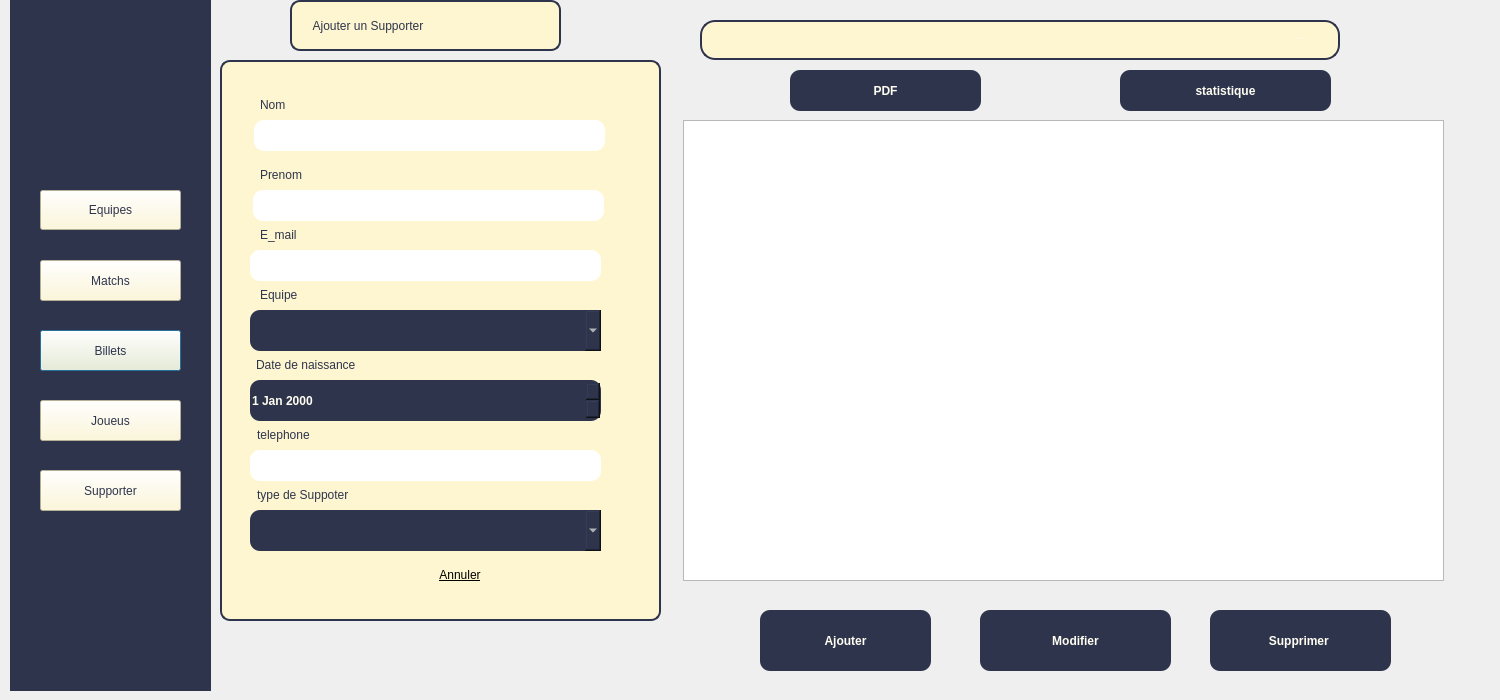
<?xml version="1.0" encoding="UTF-8"?>
<ui version="4.0">
 <class>pagesupp</class>
 <widget class="QDialog" name="pagesupp">
  <property name="geometry">
   <rect>
    <x>0</x>
    <y>0</y>
    <width>1500</width>
    <height>700</height>
   </rect>
  </property>
  <property name="windowTitle">
   <string>Dialog</string>
  </property>
  <widget class="QStackedWidget" name="stackedWidget">
   <property name="geometry">
    <rect>
     <x>10</x>
     <y>0</y>
     <width>1491</width>
     <height>711</height>
    </rect>
   </property>
   <property name="currentIndex">
    <number>0</number>
   </property>
   <widget class="QWidget" name="page">
    <widget class="QLabel" name="label">
     <property name="geometry">
      <rect>
       <x>0</x>
       <y>0</y>
       <width>201</width>
       <height>691</height>
      </rect>
     </property>
     <property name="styleSheet">
      <string notr="true">color: rgb(46, 52, 76);
background-color: rgb(46, 52, 76);</string>
     </property>
     <property name="text">
      <string>TextLabel</string>
     </property>
    </widget>
    <widget class="QPushButton" name="billets">
     <property name="geometry">
      <rect>
       <x>30</x>
       <y>330</y>
       <width>141</width>
       <height>41</height>
      </rect>
     </property>
     <property name="styleSheet">
      <string notr="true">color: rgb(46, 52, 76);
background-color: rgb(253, 246, 208);

font: 12pt &quot;Haettenschweiler&quot;;

</string>
     </property>
     <property name="text">
      <string>Billets</string>
     </property>
    </widget>
    <widget class="QPushButton" name="equipe">
     <property name="geometry">
      <rect>
       <x>30</x>
       <y>190</y>
       <width>141</width>
       <height>40</height>
      </rect>
     </property>
     <property name="styleSheet">
      <string notr="true">color: rgb(46, 52, 76);
background-color: rgb(253, 246, 208);

font: 12pt &quot;Haettenschweiler&quot;;

</string>
     </property>
     <property name="text">
      <string>Equipes</string>
     </property>
    </widget>
    <widget class="QPushButton" name="supporter">
     <property name="geometry">
      <rect>
       <x>30</x>
       <y>470</y>
       <width>141</width>
       <height>41</height>
      </rect>
     </property>
     <property name="styleSheet">
      <string notr="true">color: rgb(46, 52, 76);
background-color: rgb(253, 246, 208);

font: 12pt &quot;Haettenschweiler&quot;;

</string>
     </property>
     <property name="text">
      <string>Supporter</string>
     </property>
    </widget>
    <widget class="QPushButton" name="joueur">
     <property name="geometry">
      <rect>
       <x>30</x>
       <y>400</y>
       <width>141</width>
       <height>41</height>
      </rect>
     </property>
     <property name="styleSheet">
      <string notr="true">color: rgb(46, 52, 76);
background-color: rgb(253, 246, 208);

font: 12pt &quot;Haettenschweiler&quot;;

</string>
     </property>
     <property name="text">
      <string>Joueus</string>
     </property>
    </widget>
    <widget class="QPushButton" name="match">
     <property name="geometry">
      <rect>
       <x>30</x>
       <y>260</y>
       <width>141</width>
       <height>41</height>
      </rect>
     </property>
     <property name="styleSheet">
      <string notr="true">color: rgb(46, 52, 76);
background-color: rgb(253, 246, 208);

font: 12pt &quot;Haettenschweiler&quot;;

</string>
     </property>
     <property name="text">
      <string>Matchs</string>
     </property>
    </widget>
    <widget class="QLabel" name="label_3">
     <property name="geometry">
      <rect>
       <x>210</x>
       <y>60</y>
       <width>441</width>
       <height>561</height>
      </rect>
     </property>
     <property name="styleSheet">
      <string notr="true">QLabel {
    border-radius: 10px; /* Adjust the value for roundness */
   background-color: rgb(253, 246, 208); /* Optional background color */
}
QLabel {
    border: 2px solid #2E344C;  /* Border color */
    padding: 5px;               /* Optional: Adds space inside the label */
}
</string>
     </property>
     <property name="text">
      <string/>
     </property>
    </widget>
    <widget class="QLabel" name="label_4">
     <property name="geometry">
      <rect>
       <x>280</x>
       <y>0</y>
       <width>271</width>
       <height>51</height>
      </rect>
     </property>
     <property name="styleSheet">
      <string notr="true">QLabel {
    border-radius: 10px; /* Adjust the value for roundness */
   background-color: rgb(253, 246, 208); /* Optional background color */
font: 14pt &quot;Haettenschweiler&quot;;
color: rgb(46, 52, 76);
}
QLabel {
    border: 2px solid #2E344C;  /* Border color */
    padding: 5px;               /* Optional: Adds space inside the label */
}
</string>
     </property>
     <property name="text">
      <string>    Ajouter un Supporter</string>
     </property>
    </widget>
    <widget class="QLabel" name="label_5">
     <property name="geometry">
      <rect>
       <x>250</x>
       <y>90</y>
       <width>91</width>
       <height>30</height>
      </rect>
     </property>
     <property name="styleSheet">
      <string notr="true">color: rgb(46, 52, 76);
font: 14pt &quot;Haettenschweiler&quot;;</string>
     </property>
     <property name="text">
      <string>Nom </string>
     </property>
    </widget>
    <widget class="QLineEdit" name="lineEdit_Nom">
     <property name="geometry">
      <rect>
       <x>244</x>
       <y>120</y>
       <width>351</width>
       <height>31</height>
      </rect>
     </property>
     <property name="styleSheet">
      <string notr="true">border-radius: 10px;
border: none;
background-color: rgb(255, 255, 255);
border-color: rgb(46, 52, 68);

</string>
     </property>
    </widget>
    <widget class="QLabel" name="label_6">
     <property name="geometry">
      <rect>
       <x>250</x>
       <y>160</y>
       <width>91</width>
       <height>30</height>
      </rect>
     </property>
     <property name="styleSheet">
      <string notr="true">color: rgb(46, 52, 76);
font: 14pt &quot;Haettenschweiler&quot;;</string>
     </property>
     <property name="text">
      <string>Prenom</string>
     </property>
    </widget>
    <widget class="QLineEdit" name="lineEdit_prenom">
     <property name="geometry">
      <rect>
       <x>243</x>
       <y>190</y>
       <width>351</width>
       <height>31</height>
      </rect>
     </property>
     <property name="styleSheet">
      <string notr="true">border-radius: 10px;
border: none;
background-color: rgb(255, 255, 255);
border-color: rgb(46, 52, 68);

</string>
     </property>
    </widget>
    <widget class="QLabel" name="label_7">
     <property name="geometry">
      <rect>
       <x>250</x>
       <y>220</y>
       <width>91</width>
       <height>30</height>
      </rect>
     </property>
     <property name="styleSheet">
      <string notr="true">color: rgb(46, 52, 76);
font: 14pt &quot;Haettenschweiler&quot;;</string>
     </property>
     <property name="text">
      <string>E_mail</string>
     </property>
    </widget>
    <widget class="QLineEdit" name="lineEdit_mail">
     <property name="geometry">
      <rect>
       <x>240</x>
       <y>250</y>
       <width>351</width>
       <height>31</height>
      </rect>
     </property>
     <property name="styleSheet">
      <string notr="true">border-radius: 10px;
border: none;
background-color: rgb(255, 255, 255);
border-color: rgb(46, 52, 68);

</string>
     </property>
    </widget>
    <widget class="QLabel" name="label_8">
     <property name="geometry">
      <rect>
       <x>250</x>
       <y>280</y>
       <width>91</width>
       <height>30</height>
      </rect>
     </property>
     <property name="styleSheet">
      <string notr="true">color: rgb(46, 52, 76);
font: 14pt &quot;Haettenschweiler&quot;;</string>
     </property>
     <property name="text">
      <string>Equipe</string>
     </property>
    </widget>
    <widget class="QLabel" name="label_9">
     <property name="geometry">
      <rect>
       <x>246</x>
       <y>350</y>
       <width>191</width>
       <height>30</height>
      </rect>
     </property>
     <property name="styleSheet">
      <string notr="true">color: rgb(46, 52, 76);
font: 14pt &quot;Haettenschweiler&quot;;</string>
     </property>
     <property name="text">
      <string>Date de naissance</string>
     </property>
    </widget>
    <widget class="QComboBox" name="comboBox">
     <property name="geometry">
      <rect>
       <x>240</x>
       <y>310</y>
       <width>351</width>
       <height>41</height>
      </rect>
     </property>
     <property name="styleSheet">
      <string notr="true">background-color: rgb(46, 52, 76);
font: 12pt &quot;Haettenschweiler&quot;;
color: rgb(255, 254, 242);
 border-radius: 10px;
    border: none;
font-weight: bold;</string>
     </property>
    </widget>
    <widget class="QDateEdit" name="dateEdit">
     <property name="geometry">
      <rect>
       <x>240</x>
       <y>380</y>
       <width>351</width>
       <height>41</height>
      </rect>
     </property>
     <property name="styleSheet">
      <string notr="true">background-color: rgb(46, 52, 76);
font: 12pt &quot;Haettenschweiler&quot;;
color: rgb(255, 254, 242);
 border-radius: 10px;
    border: none;
font-weight: bold;</string>
     </property>
    </widget>
    <widget class="QLabel" name="label_10">
     <property name="geometry">
      <rect>
       <x>247</x>
       <y>420</y>
       <width>120</width>
       <height>30</height>
      </rect>
     </property>
     <property name="styleSheet">
      <string notr="true">color: rgb(46, 52, 76);
font: 14pt &quot;Haettenschweiler&quot;;</string>
     </property>
     <property name="text">
      <string>telephone</string>
     </property>
    </widget>
    <widget class="QLineEdit" name="lineEdit_Nom_4">
     <property name="geometry">
      <rect>
       <x>240</x>
       <y>450</y>
       <width>351</width>
       <height>31</height>
      </rect>
     </property>
     <property name="styleSheet">
      <string notr="true">border-radius: 10px;
border: none;
background-color: rgb(255, 255, 255);
border-color: rgb(46, 52, 68);

</string>
     </property>
    </widget>
    <widget class="QLabel" name="label_11">
     <property name="geometry">
      <rect>
       <x>247</x>
       <y>480</y>
       <width>181</width>
       <height>30</height>
      </rect>
     </property>
     <property name="styleSheet">
      <string notr="true">color: rgb(46, 52, 76);
font: 14pt &quot;Haettenschweiler&quot;;</string>
     </property>
     <property name="text">
      <string>type de Suppoter</string>
     </property>
    </widget>
    <widget class="QComboBox" name="comboBox_2">
     <property name="geometry">
      <rect>
       <x>240</x>
       <y>510</y>
       <width>351</width>
       <height>41</height>
      </rect>
     </property>
     <property name="styleSheet">
      <string notr="true">background-color: rgb(46, 52, 76);
font: 12pt &quot;Haettenschweiler&quot;;
color: rgb(255, 254, 242);
 border-radius: 10px;
    border: none;
font-weight: bold;</string>
     </property>
    </widget>
    <widget class="QPushButton" name="ajouter">
     <property name="geometry">
      <rect>
       <x>750</x>
       <y>610</y>
       <width>171</width>
       <height>61</height>
      </rect>
     </property>
     <property name="styleSheet">
      <string notr="true">background-color: rgb(46, 52, 76);
font: 12pt &quot;Haettenschweiler&quot;;
color: rgb(255, 254, 242);
 border-radius: 10px;
    border: none;
font-weight: bold;</string>
     </property>
     <property name="text">
      <string>Ajouter</string>
     </property>
    </widget>
    <widget class="QPushButton" name="annuler">
     <property name="geometry">
      <rect>
       <x>410</x>
       <y>560</y>
       <width>80</width>
       <height>30</height>
      </rect>
     </property>
     <property name="font">
      <font>
       <underline>true</underline>
      </font>
     </property>
     <property name="styleSheet">
      <string notr="true">border:none;
qproperty-alignment: 'AlignCenter';</string>
     </property>
     <property name="text">
      <string>Annuler</string>
     </property>
    </widget>
    <widget class="QPlainTextEdit" name="recherche">
     <property name="geometry">
      <rect>
       <x>690</x>
       <y>20</y>
       <width>640</width>
       <height>40</height>
      </rect>
     </property>
     <property name="styleSheet">
      <string notr="true">border: 2px solid #2e344c;
border-radius: 15px;
background:rgb(254, 246, 209);</string>
     </property>
     <property name="plainText">
      <string/>
     </property>
    </widget>
    <widget class="QToolButton" name="brecherche">
     <property name="geometry">
      <rect>
       <x>1270</x>
       <y>20</y>
       <width>41</width>
       <height>30</height>
      </rect>
     </property>
     <property name="autoFillBackground">
      <bool>false</bool>
     </property>
     <property name="styleSheet">
      <string notr="true">
color: rgb(255, 253, 240);
border-radius: 20px;</string>
     </property>
     <property name="text">
      <string>...</string>
     </property>
     <property name="icon">
      <iconset theme="QIcon::ThemeIcon::EditFind">
       <normaloff>../SUP</normaloff>../SUP</iconset>
     </property>
     <property name="toolButtonStyle">
      <enum>Qt::ToolButtonStyle::ToolButtonIconOnly</enum>
     </property>
    </widget>
    <widget class="QToolButton" name="tri">
     <property name="geometry">
      <rect>
       <x>1144</x>
       <y>70</y>
       <width>40</width>
       <height>30</height>
      </rect>
     </property>
     <property name="autoFillBackground">
      <bool>false</bool>
     </property>
     <property name="styleSheet">
      <string notr="true">
color: rgb(255, 253, 240);
border-radius: 20px;</string>
     </property>
     <property name="text">
      <string>...</string>
     </property>
     <property name="icon">
      <iconset>
       <normaloff>../../Downloads/sort-icon-2048x1641-gd2ymg6b.png</normaloff>../../Downloads/sort-icon-2048x1641-gd2ymg6b.png</iconset>
     </property>
     <property name="toolButtonStyle">
      <enum>Qt::ToolButtonStyle::ToolButtonIconOnly</enum>
     </property>
    </widget>
    <widget class="QTableView" name="tableView">
     <property name="geometry">
      <rect>
       <x>673</x>
       <y>120</y>
       <width>761</width>
       <height>461</height>
      </rect>
     </property>
     <property name="styleSheet">
      <string notr="true">QTableWidget {
    background-color: #FDF6D0;
    color: #2E344C;
    gridline-color: #2E344C;
    border: 2px solid #2E344C;
    border-radius: 10px;
}

QHeaderView::section {
    background-color: #2E344C;
    color: #FDF6D0;
    padding: 5px;
    border: 1px solid #2E344C;
}

QTableWidget QTableCornerButton::section {
    background-color: #2E344C;
}

QTableWidget::item {
    padding: 5px;
    border: 1px solid #2E344C;
}

QTableWidget::item:selected {
    background-color: #2E344C;
    color: #FDF6D0;
}
ui-&gt;tab-&gt;setStyleSheet(
    &quot;QTableWidget {&quot;
    &quot;   width: 600px;&quot;   // Set the width of the table
    &quot;   height: 300px;&quot;  // Set the height of the table
    &quot;}&quot;
);
</string>
     </property>
    </widget>
    <widget class="QPushButton" name="modifier">
     <property name="geometry">
      <rect>
       <x>970</x>
       <y>610</y>
       <width>191</width>
       <height>61</height>
      </rect>
     </property>
     <property name="styleSheet">
      <string notr="true">background-color: rgb(46, 52, 76);
font: 12pt &quot;Haettenschweiler&quot;;
color: rgb(255, 254, 242);
 border-radius: 10px;
    border: none;
font-weight: bold;</string>
     </property>
     <property name="text">
      <string>Modifier</string>
     </property>
    </widget>
    <widget class="QPushButton" name="generatePdf">
     <property name="geometry">
      <rect>
       <x>780</x>
       <y>70</y>
       <width>191</width>
       <height>41</height>
      </rect>
     </property>
     <property name="styleSheet">
      <string notr="true">background-color: rgb(46, 52, 76);
font: 12pt &quot;Haettenschweiler&quot;;
color: rgb(255, 254, 242);
 border-radius: 10px;
    border: none;
font-weight: bold;</string>
     </property>
     <property name="text">
      <string>PDF</string>
     </property>
    </widget>
    <widget class="QPushButton" name="statButton">
     <property name="geometry">
      <rect>
       <x>1110</x>
       <y>70</y>
       <width>211</width>
       <height>41</height>
      </rect>
     </property>
     <property name="styleSheet">
      <string notr="true">background-color: rgb(46, 52, 76);
font: 12pt &quot;Haettenschweiler&quot;;
color: rgb(255, 254, 242);
 border-radius: 10px;
    border: none;
font-weight: bold;</string>
     </property>
     <property name="text">
      <string>statistique</string>
     </property>
    </widget>
    <widget class="QPushButton" name="supprimer">
     <property name="geometry">
      <rect>
       <x>1200</x>
       <y>610</y>
       <width>181</width>
       <height>61</height>
      </rect>
     </property>
     <property name="styleSheet">
      <string notr="true">background-color: rgb(46, 52, 76);
font: 12pt &quot;Haettenschweiler&quot;;
color: rgb(255, 254, 242);
 border-radius: 10px;
    border: none;
font-weight: bold;</string>
     </property>
     <property name="text">
      <string>Supprimer </string>
     </property>
    </widget>
    <widget class="QLabel" name="logo">
     <property name="geometry">
      <rect>
       <x>30</x>
       <y>20</y>
       <width>161</width>
       <height>141</height>
      </rect>
     </property>
     <property name="styleSheet">
      <string notr="true">
image: url(:/pic/logo.png);</string>
     </property>
     <property name="text">
      <string/>
     </property>
     <property name="pixmap">
      <pixmap>../joueur/logo.png</pixmap>
     </property>
     <property name="scaledContents">
      <bool>true</bool>
     </property>
    </widget>
    <zorder>label</zorder>
    <zorder>billets</zorder>
    <zorder>supporter</zorder>
    <zorder>joueur</zorder>
    <zorder>match</zorder>
    <zorder>label_3</zorder>
    <zorder>label_4</zorder>
    <zorder>label_5</zorder>
    <zorder>lineEdit_Nom</zorder>
    <zorder>label_6</zorder>
    <zorder>lineEdit_prenom</zorder>
    <zorder>label_7</zorder>
    <zorder>lineEdit_mail</zorder>
    <zorder>label_8</zorder>
    <zorder>label_9</zorder>
    <zorder>comboBox</zorder>
    <zorder>dateEdit</zorder>
    <zorder>label_10</zorder>
    <zorder>lineEdit_Nom_4</zorder>
    <zorder>label_11</zorder>
    <zorder>comboBox_2</zorder>
    <zorder>ajouter</zorder>
    <zorder>annuler</zorder>
    <zorder>recherche</zorder>
    <zorder>brecherche</zorder>
    <zorder>tri</zorder>
    <zorder>tableView</zorder>
    <zorder>modifier</zorder>
    <zorder>generatePdf</zorder>
    <zorder>statButton</zorder>
    <zorder>supprimer</zorder>
    <zorder>equipe</zorder>
    <zorder>logo</zorder>
   </widget>
   <widget class="QWidget" name="page_2"/>
  </widget>
 </widget>
 <resources/>
 <connections/>
</ui>
